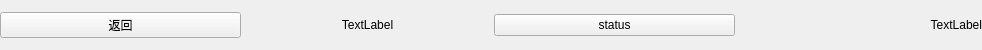
<?xml version="1.0" encoding="UTF-8"?>
<ui version="4.0">
 <class>StatusBar</class>
 <widget class="QWidget" name="StatusBar">
  <property name="geometry">
   <rect>
    <x>0</x>
    <y>0</y>
    <width>982</width>
    <height>50</height>
   </rect>
  </property>
  <property name="windowTitle">
   <string>Form</string>
  </property>
  <layout class="QHBoxLayout" name="horizontalLayout">
   <property name="leftMargin">
    <number>0</number>
   </property>
   <property name="topMargin">
    <number>0</number>
   </property>
   <property name="rightMargin">
    <number>0</number>
   </property>
   <property name="bottomMargin">
    <number>0</number>
   </property>
   <item>
    <widget class="QPushButton" name="pushButton">
     <property name="text">
      <string>返回</string>
     </property>
    </widget>
   </item>
   <item>
    <widget class="QLabel" name="label">
     <property name="text">
      <string>TextLabel</string>
     </property>
     <property name="alignment">
      <set>Qt::AlignCenter</set>
     </property>
    </widget>
   </item>
   <item>
    <widget class="QPushButton" name="pushButton_2">
     <property name="text">
      <string>status</string>
     </property>
    </widget>
   </item>
   <item>
    <widget class="QLabel" name="label_time">
     <property name="text">
      <string>TextLabel</string>
     </property>
     <property name="alignment">
      <set>Qt::AlignRight|Qt::AlignTrailing|Qt::AlignVCenter</set>
     </property>
    </widget>
   </item>
  </layout>
 </widget>
 <resources/>
 <connections/>
</ui>
